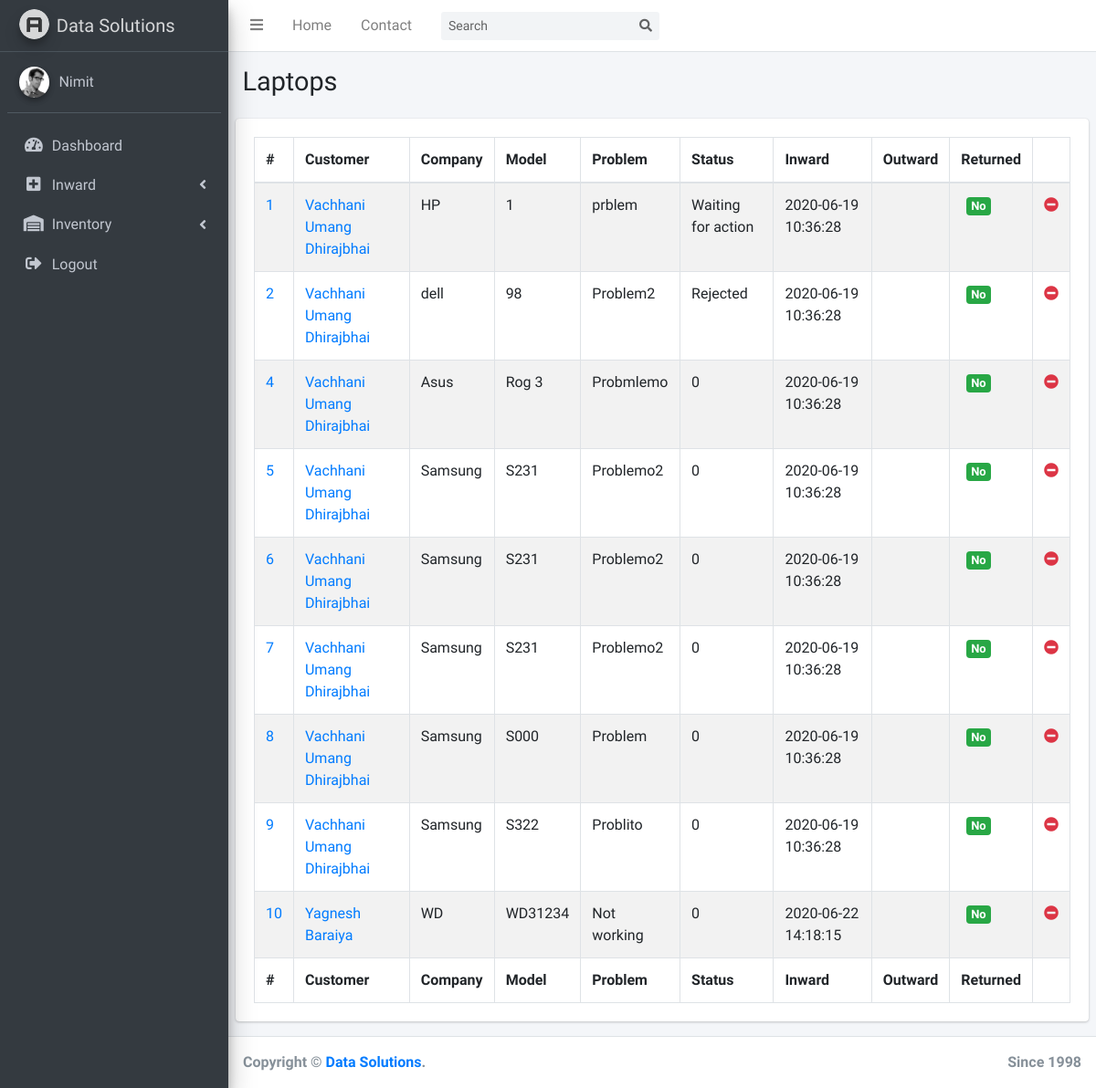
The app's page /datatableDemo.php (signed in), older data.
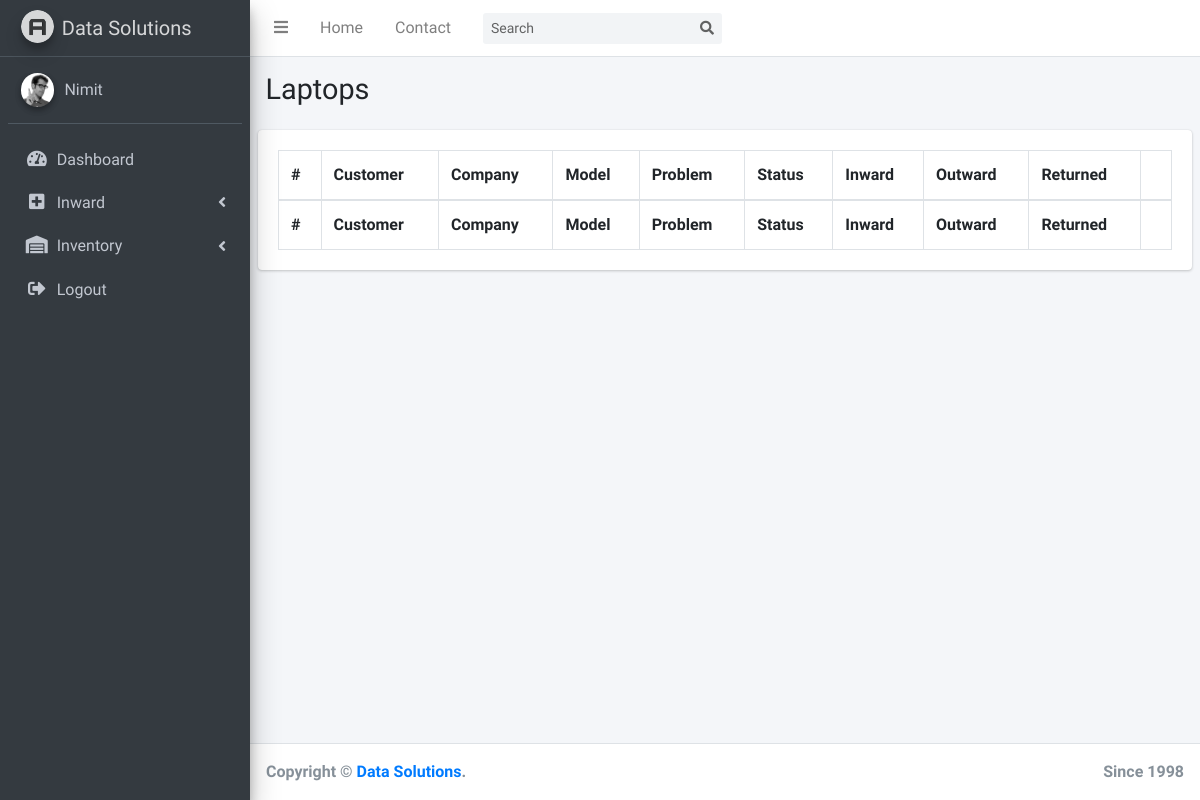
The same page, newer data.
### tables this page shows
CREATE TABLE `laptop` (
  `id` int(10) UNSIGNED NOT NULL,
  `customer_id` int(10) UNSIGNED NOT NULL,
  `company` varchar(64) NOT NULL,
  `model_no` varchar(64) NOT NULL,
  `with_adapter` tinyint(4) NOT NULL,
  `with_battery` tinyint(4) NOT NULL,
  `with_harddisk` tinyint(4) NOT NULL,
  `problem` text NOT NULL,
  `estimate` int(11) NOT NULL DEFAULT 1500,
  `status` text NOT NULL DEFAULT 'Waiting for action',
  `inward` timestamp NOT NULL DEFAULT current_timestamp(),
  `outward` timestamp NULL DEFAULT NULL,
  `returned` tinyint(4) NOT NULL
);

CREATE TABLE `customer` (
  `id` int(10) UNSIGNED NOT NULL,
  `name` varchar(64) NOT NULL,
  `email` varchar(64) NOT NULL,
  `phone` varchar(10) NOT NULL
);

### datatableDemo.php (the view, shortened to what this page needs)
<?php
include('includes/connection.php');
?>
<!DOCTYPE html>
<html>
<head>
    <link rel="stylesheet" href="plugins/fontawesome-free/css/all.min.css">
    <link rel="stylesheet" href="https://code.ionicframework.com/ionicons/2.0.1/css/ionicons.min.css">
    <link rel="stylesheet" href="plugins/datatables-bs4/css/dataTables.bootstrap4.css">
    <link rel="stylesheet" href="dist/css/adminlte.min.css">
</head>
<body class="hold-transition sidebar-mini">
    <div class="wrapper">
        <?php include('includes/menu.php'); ?>
        <div class="content-wrapper">
            <section class="content-header">
                <div class="container-fluid">
                    <div class="row mb-2">
                        <div class="col-sm-6">
                            <h1>Laptops</h1>
                        </div>
                        <div class="col-sm-6">
                    </div>
                </div>
            </div>
        </section>
        <section class="content">
            <div class="row">
                <div class="col-12">
                    <div class="card">
                        <div class="card-body">
                            <table id="example1" class="table table-bordered table-striped">
                                <thead>
                                    <tr>
                                        <th>#</th>
                                        <th>Customer</th>
                                        <th>Company</th>
                                        <th>Model</th>
                                        <th>Problem</th>
                                        <th>Status</th>
                                        <th>Inward</th>
                                        <th>Outward</th>
                                        <th>Returned</th>
                                        <th></th>
                                    </tr>
                                </thead>
                                <tbody>
                                    <?php
                                    $sql = "SELECT customer.name,laptop.* FROM customer RIGHT JOIN laptop ON customer.id = laptop.customer_id";
                                    $result = mysqli_query($con,$sql);
                                    if (mysqli_num_rows($result) > 0){
                                        while($row = mysqli_fetch_assoc($result)){
                                            ?>
                                            <tr>
                                                <td>
                                                    <a href="viewLaptopDetails.php?customerId=<?php echo $row['customer_id'];?>&id=<?php echo $row['id'];?>">
                                                        <?php echo $row['id']; ?>
                                                    </a>
                                                </td>
                                                <td>
                                                    <a href="viewLaptopDetails.php?customerId=<?php echo $row['customer_id'];?>&id=<?php echo $row['id'];?>">
                                                        <?php echo $row['name']; ?>
                                                    </a>
                                                </td>
                                                <td><?php echo $row['company']; ?></td>
                                                <td><?php echo $row['model_no']; ?></td>
                                                <td><?php echo $row['problem']; ?></td>
                                                <td><?php echo $row['status']; ?></td>
                                                <td><?php echo $row['inward']; ?></td>
                                                <td><?php echo $row['outward']; ?></td>
                                                <td>
                                                    <span class="badge">
                                                    <?php
                                                        if($row['returned']==1) {
                                                            echo '<span class="badge bg-danger">Yes</span>';
                                                        }
                                                        else{
                                                            echo '<span class="badge bg-success">No</span>';
                                                        }
                                                    ?>
                                                </td>
                                                <td>
                                                    <a href="outward.php?customerId=<?php echo $row['customer_id'];?>&id=<?php echo $row['id'];?>&type=laptop">
                                                        <i class="fas fa-minus-circle text-danger"></i>
                                                    </a>
                                                </td>
                                            </tr>
                                            <?php
                                        }
                                    }
                                    ?>
                                </tbody>
                                <tfoot>
                                    <tr>
                                        <th>#</th>
                                        <th>Customer</th>
                                        <th>Company</th>
                                        <th>Model</th>
                                        <th>Problem</th>
                                        <th>Status</th>
                                        <th>Inward</th>
                                        <th>Outward</th>
                                        <th>Returned</th>
                                        <th></th>
                                    </tr>
                                </tfoot>
                            </table>
                        </div>
                    </div>
                </div>
            </div>
        </section>
    </div>
    <?php include 'includes/footer.php'; ?>
</div>
</body>
</html>

### includes/menu.php (shortened to what this page needs)
<nav class="main-header navbar navbar-expand navbar-white navbar-light">
    <ul class="navbar-nav">
        <li class="nav-item">
            <a class="nav-link" data-widget="pushmenu" href="#"><i class="fas fa-bars"></i></a>
        </li>
        <li class="nav-item d-none d-sm-inline-block">
            <a href="index.php" class="nav-link">Home</a>
        </li>
        <li class="nav-item d-none d-sm-inline-block">
            <a href="#" class="nav-link">Contact</a>
        </li>
    </ul>
    <form class="form-inline ml-3">
        <div class="input-group input-group-sm">
            <input class="form-control form-control-navbar" type="search" placeholder="Search" aria-label="Search">
            <div class="input-group-append">
                <button class="btn btn-navbar" type="submit">
                    <i class="fas fa-search"></i>
                </button>
            </div>
        </div>
    </form>
</nav>
<aside class="main-sidebar sidebar-dark-primary elevation-4">
    <a href="index.php" class="brand-link">
        <img src="dist/img/AdminLTELogo.png" alt="AdminLTE Logo" class="brand-image img-circle elevation-3"
        style="opacity: .8">
        <span class="brand-text font-weight-light">Data Solutions</span>
    </a>
    <div class="sidebar">
        <div class="user-panel mt-3 pb-3 mb-3 d-flex">
            <div class="image">
                <img src="dist/img/user2-160x160.jpg" class="img-circle elevation-2" alt="User Image">
            </div>
            <div class="info">
                <a href="#" class="d-block"><?php echo $_SESSION['adminName']; ?></a>
            </div>
        </div>
        <nav class="mt-2">
            <ul class="nav nav-pills nav-sidebar flex-column" data-widget="treeview" role="menu" data-accordion="false">
                <li class="nav-item">
                    <a href="index.php" class="nav-link">
                        <i class="nav-icon fas fa-tachometer-alt"></i>
                        <p>Dashboard</p>
                    </a>
                </li>
                <li class="nav-item has-treeview">
                    <a href="#" class="nav-link">
                        <i class="nav-icon fas fa-plus-square"></i>
                        <p>
                            Inward
                            <i class="right fas fa-angle-left"></i>
                        </p>
                    </a>
                </li>
                <li class="nav-item has-treeview">
                    <a href="#" class="nav-link">
                        <i class="nav-icon fas fa-warehouse"></i>
                        <p>
                            Inventory
                            <i class="right fas fa-angle-left"></i>
                        </p>
                    </a>
                </li>
                <li class="nav-item">
                    <a href="includes/logout.php" class="nav-link">
                        <i class="nav-icon fas fa-sign-out-alt"></i>
                        <p>Logout</p>
                    </a>
                </li>
            </ul>
        </nav>
    </div>
</aside>

### includes/footer.php
<footer class="main-footer">
    <div class="float-right d-none d-sm-inline">
        <strong>Since 1998</strong>
    </div>
    <strong>Copyright &copy; <a href="">Data Solutions</a>.</strong>
</footer>

### datatableDemo.php (style rules this page uses)
.badge { font-size: 90%; }

Row changes from the older to the newer data that the page shows:
removed laptop: id "1", customer.name "Vachhani Umang Dhirajbhai", company "HP", model_no "1", problem "prblem", status "Waiting for action", inward "2020-06-19 10:36:28", returned "No"
removed laptop: id "2", customer.name "Vachhani Umang Dhirajbhai", company "dell", model_no "98", problem "Problem2", status "Rejected", inward "2020-06-19 10:36:28", returned "No"
removed laptop: id "4", customer.name "Vachhani Umang Dhirajbhai", company "Asus", model_no "Rog 3", problem "Probmlemo", status "0", inward "2020-06-19 10:36:28", returned "No"
removed laptop: id "5", customer.name "Vachhani Umang Dhirajbhai", company "Samsung", model_no "S231", problem "Problemo2", status "0", inward "2020-06-19 10:36:28", returned "No"
removed laptop: id "6", customer.name "Vachhani Umang Dhirajbhai", company "Samsung", model_no "S231", problem "Problemo2", status "0", inward "2020-06-19 10:36:28", returned "No"
removed laptop: id "7", customer.name "Vachhani Umang Dhirajbhai", company "Samsung", model_no "S231", problem "Problemo2", status "0", inward "2020-06-19 10:36:28", returned "No"
removed laptop: id "8", customer.name "Vachhani Umang Dhirajbhai", company "Samsung", model_no "S000", problem "Problem", status "0", inward "2020-06-19 10:36:28", returned "No"
removed laptop: id "9", customer.name "Vachhani Umang Dhirajbhai", company "Samsung", model_no "S322", problem "Problito", status "0", inward "2020-06-19 10:36:28", returned "No"
removed laptop: id "10", customer.name "Yagnesh Baraiya", company "WD", model_no "WD31234", problem "Not working", status "0", inward "2020-06-22 14:18:15", returned "No"
